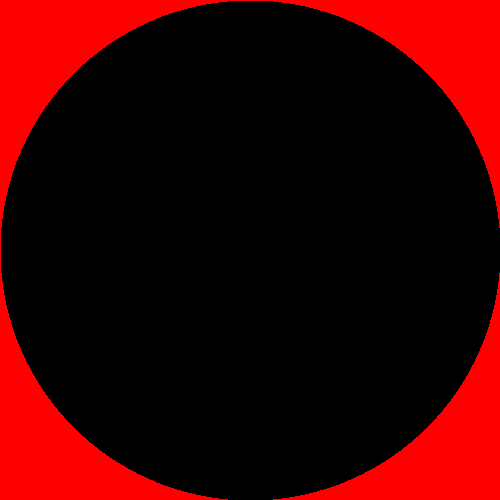
Frame 1 (no input)
Frame 60 (the mouse pressed at the canvas centre just before this capture): identical to frame 1, image omitted
Frame 120 (the mouse held since frame 60 and released just before this capture): identical to frame 1, image omitted

The Processing sketch that drew this single still picture (run headless with seeded random() and noise(); from frame 60 on, the mouse is pressed at the canvas centre):

// Processing sketch: processing_145172
// ── processing_145172.pde

//Mandelbrot fractal viewer with zoom
//Dan Anderson
//blog.recursiveprocess.com
//All this code was written by me, but feel free to use in any way that you'd like.

//fx and fy keep track of the fx + fy*i vector between functions. It was clearer to 
//write the code with these as global variables instead of returning a two num array
float fx = 0;
float fy = 0;

//count keeps track of how many iterations a number goes through in the sequence
int count = 0;

//resolution is the maximum size of count. A higher resolution will render the fractal
//with more detail. Try starting with a resolution of 1 and then increasing it by hitting the "w" key
int resolution = 1;

//These variables keep track of the width and height of the virtual window.
//Default x values between -2 and 2, and y values between -2 and 2.
float minwindowx = -2;
float maxwindowx = 2;
float minwindowy = -2;
float maxwindowy = 2;

float centerx = 0;
float centery = 0;

//Change this variable to change the type of mandelbrot fractal. 
int power = 2;
 
void setup() 
{ 
  colorMode(HSB, 100);
  background(0,100,0);
  size(500, 500);
  drawfractal();
}

void drawfractal()
{
  loadPixels();
  color c;
  float windowwidth = maxwindowx - minwindowx;
  float windowheight = maxwindowy - minwindowy;
  for (int i = 0; i < pixels.length; i++)
  {
    //this code maps the one dimensional pixel array to a cx and cy in the complex plane.
    //nasty but it works ;-)
    float startcx = windowwidth * (float(i % width) / width) - (windowwidth/2) + centerx; 
    float startcy = windowheight * (float(floor(float(i)/width))/height) - (windowheight/2) + centery;

    //the mandelvalue is either greater than 2 and then the count matters to find out
    //how far the complex number went before it got out of the range
    //if the mandelvalue is < 2, then the pixel is black
    float size_of_num_after_mandel = mandel(startcx,startcy);
    if  (size_of_num_after_mandel < 2)
    {
        c = color(0,100,0); //black pixel
    }
    else
    {
        //the color of the pixel depends on how far the iteration got before it was out of bounds
        float ratio = 1.0*count/resolution;
        
        c = color(10+ratio*140,100,ratio*200);
        
        //Fun other color styles
        //c = color(90-ratio*140,100,ratio*200);
        //c = color(90-ratio*140,random(100),ratio*200);
    }    
    pixels[i] = c;
  }
  updatePixels();
}

void draw()
{
}
 
void mouseClicked()
{
  float windowwidth = maxwindowx - minwindowx;
  float windowheight = abs(maxwindowy - minwindowy);
  
  centerx = float(mouseX)/width * windowwidth - windowwidth/2 + centerx; 
  centery = float(height-mouseY)/height * windowheight - windowheight/2 + centery;
  
  //zoom in
  if (mouseButton == LEFT)
  {
    windowwidth = windowwidth * 0.7;
    windowheight = windowheight * 0.7;  
  }
  //zoom out
  else if (mouseButton == RIGHT)
  {
    windowwidth = windowwidth * 1.42;
    windowheight = windowheight * 1.42;
  }
  minwindowx = centerx - windowwidth/2;
  maxwindowx = centerx + windowwidth/2;
  minwindowy = centery + windowheight/2;
  maxwindowy = centery - windowheight/2;

  //adjust resolution
  //This natural log regression provides higher and higher resolutions as it zooms in 
  //UNCOMMENT OUT THE NEXT LINE TO GET DYNAMIC RESOLUTION
  //resolution = int(154.71-0.156*log(windowwidth));

  drawfractal();
}

void keyPressed()
{
  if (key == '2')
  {
    power = 2;
  }
  else if (key == '3')
  {
    power = 3;
  }
  else if (key == '4')
  {
    power = 4;
  }
  else if (key == '5')
  {
    power = 5;
  }
  else if (key == '6')
  {
    power = 6;
  }
  else if (key == '7')
  {
    power = 7;
  }
  else if (key == '8')
  {
    power = 8;
  }
  else if (key == '9')
  {
    power = 9;
  }
  else if (key == '0')
  {
    power = 10;
  }
  else if (key == 'w')
  {
    resolution += 1;
  }
  else if (key == 's')
  {
    resolution -= 1;
  }
  else if (key == 't')
  {
    //this code will render the fractal at a large size and resolution and save the image.
    int res = resolution;
    size(4000, 4000);
    if (resolution < 100)
    {
      resolution = 100;
    }
    drawfractal();
    save("savedPicture.png");
    size(700, 700);
    resolution = res;
  }
  else if (key == 'y')
  {
    //this code will bump up the resolution by a factor of 2
    resolution *= 2;
  }
  drawfractal();
}
 
float mandel(float starta, float startb)
{
  float xm = 0;
  float ym = 0;
  count = 0;
  fx = 0;
  fy = 0;
  while ( (count < resolution) && (fx*fx+fy*fy < 4))
  {
      func(xm,ym,starta,startb);
      xm = fx;
      ym = fy;
      count++;
  }
  return sqrt(fx*fx + fy*fy);
}

//this function is for z_n+1 = z_n^2 + c, where z_n and c are complex numbers
//exercise left to the reader to see why (a+bi)^2 = (a^2-b^2)+(2ab)i
void func(float a, float b, float starta, float startb)
{
  if (power == 2)
  {
    //(a+bi)^2 + (starta + startb*i) = (a^2-b^2 + starta) + (2*a*b + startb)i
    fx = a*a - b*b + starta;
    fy = 2*a*b + startb;
  }
  else if (power == 3)
  {
    //Enter (a+bi)^3 code here
  }
  else if (power == 4) 
  {
    //Enter (a+bi)^4 code here
    
  }
}
